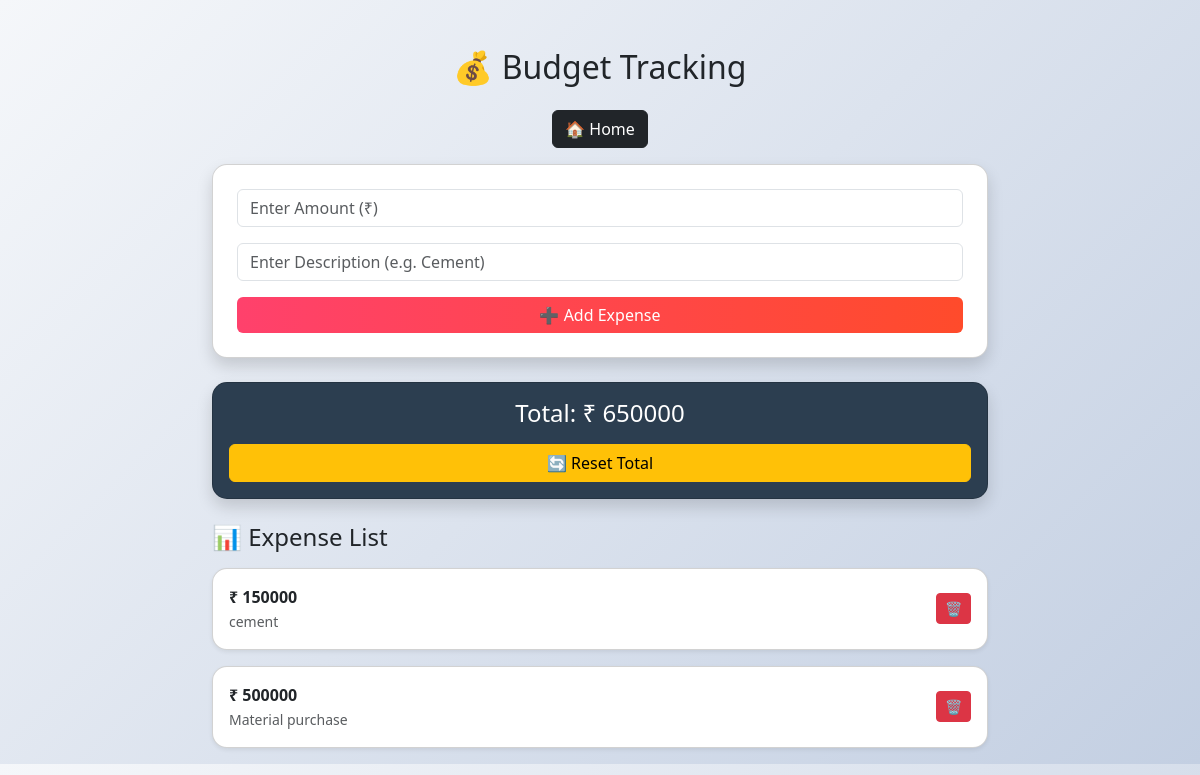
The app's page /budget/, older data.
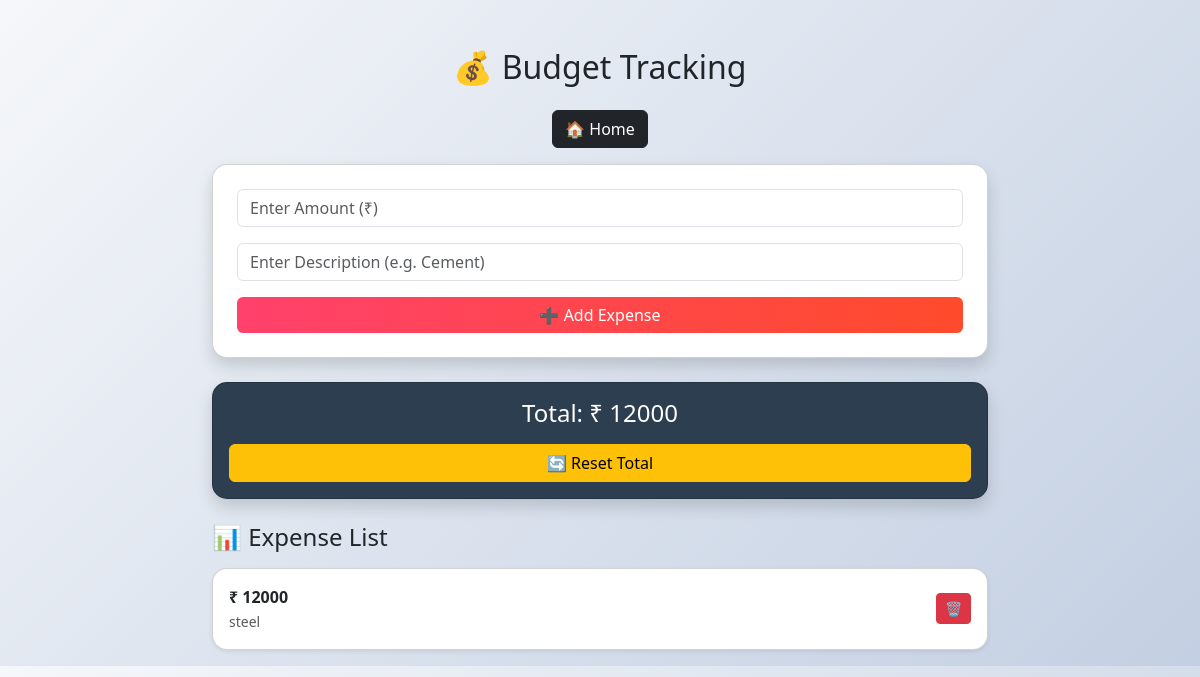
The same page, newer data.
### monitor/models.py (models this page shows, shortened)
class Budget(models.Model):
    project = models.ForeignKey(Project, on_delete=models.CASCADE, null=True, blank=True)
    desc = models.CharField(max_length=200)
    amount = models.IntegerField(default=0)
    class Meta:
        unique_together = ('project', 'desc')

### monitor/views.py (the view, shortened to what this page needs)
# urls.py: path('budget/', views.budget, name='budget'),
def budget(request):
    project = Project.objects.first()
    data = Budget.objects.all()
    total = data.aggregate(Sum('amount'))['amount__sum'] or 0
    if request.session.get('reset_total'):
        total = 0
    return render(request, 'budget.html', {
        'data': data,
        'total': total
    })

### monitor/templates/budget.html (shortened to what this page needs)
<!DOCTYPE html>
<html>
<head>
<link href="https://cdn.jsdelivr.net/npm/bootstrap@5.3.0/dist/css/bootstrap.min.css" rel="stylesheet">
</head>
<body>
<div class="container mt-5">
    <h2 class="text-center mb-4">💰 Budget Tracking</h2>
    <div class="text-center mb-3">
        <a href="/" class="btn btn-dark">🏠 Home</a>
    </div>
    <div class="card p-4 mb-4 shadow">
        <form method="post">
            <input name="amount" type="number" class="form-control mb-3"
                   placeholder="Enter Amount (₹)" required>
            <input name="desc" class="form-control mb-3"
                   placeholder="Enter Description (e.g. Cement)" required>
            <button class="btn btn-custom w-100">➕ Add Expense</button>
        </form>
    </div>
    <div class="card p-3 mb-4 text-center shadow total-box">
        <h4>Total: ₹ {{ total }}</h4>
        <a href="/reset-budget/" class="btn btn-warning mt-2"
           onclick="return confirm('Reset total amount?')">
            🔄 Reset Total
        </a>
    </div>
    <h4 class="mb-3">📊 Expense List</h4>
    {% for i in data %}
    <div class="card p-3 mb-3 shadow-sm">
        <div class="d-flex justify-content-between align-items-center">
            <div>
                <strong>₹ {{ i.amount }}</strong><br>
                <small class="text-muted">{{ i.desc }}</small>
            </div>
            <a href="/delete-budget/{{ i.id }}/" class="btn btn-danger btn-sm">
                🗑
            </a>
        </div>
    </div>
    {% empty %}
    <div class="alert alert-warning text-center">
        No expenses added yet!
    </div>
    {% endfor %}
</div>
</body>
</html>

Row changes from the older to the newer data that the page shows:
removed Budget: amount "150000", desc "cement"
removed Budget: amount "500000", desc "Material purchase"
added Budget: amount "12000", desc "steel"
Text that changed along with them:
{{ total }}: "650000" → "12000"
